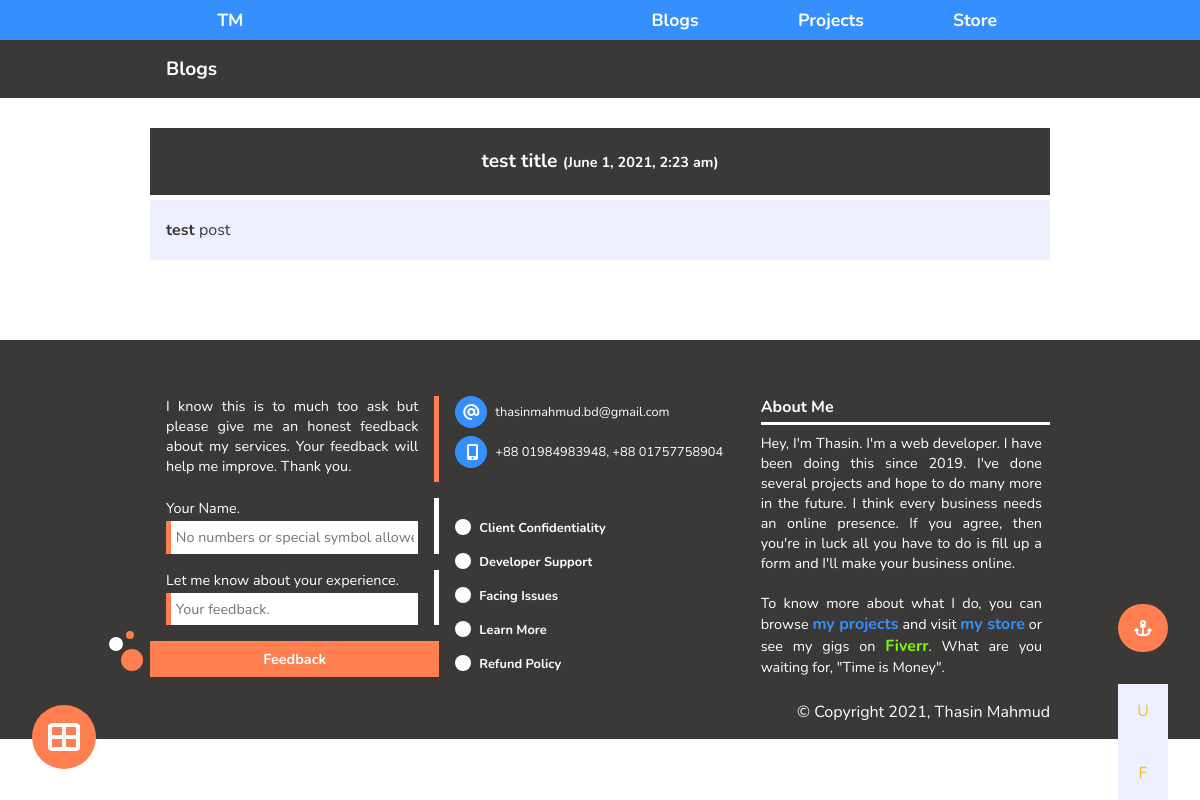
/0.1_blogs_full_article_page.php?id=1, run on an earlier commit of the app's database.
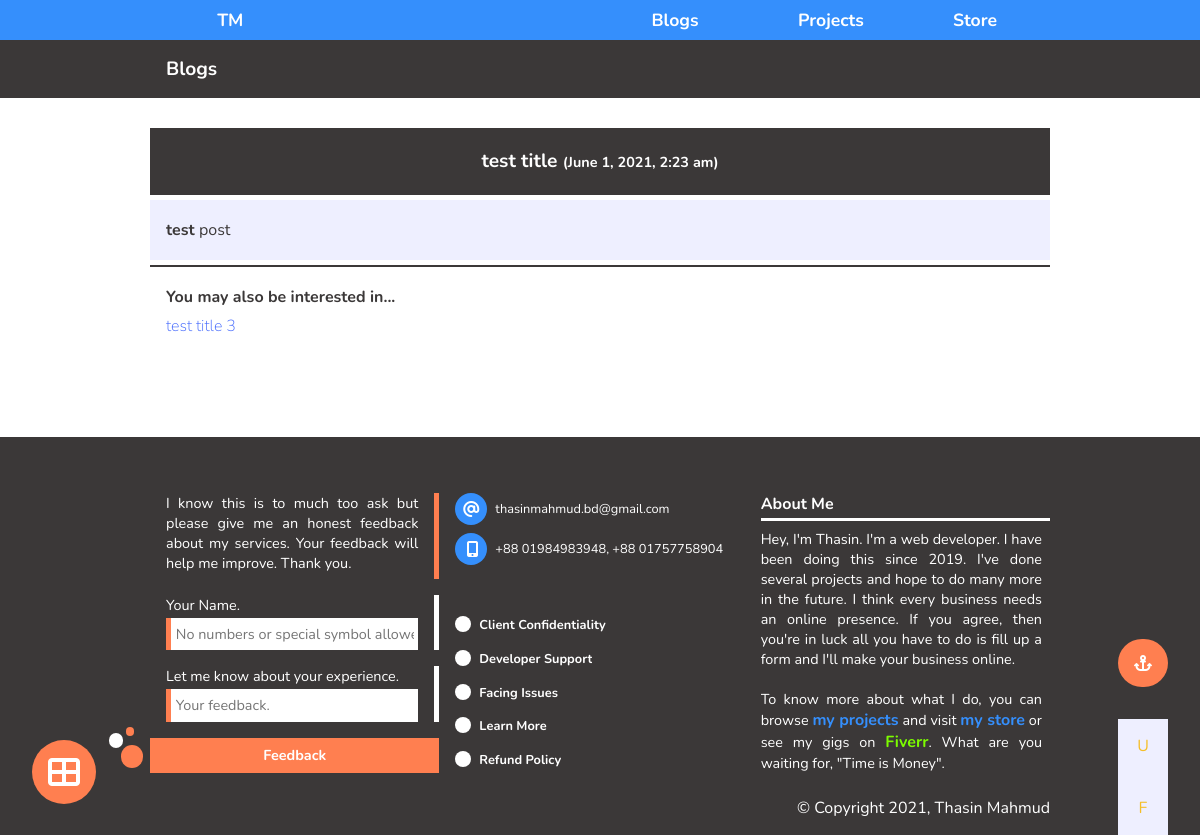
And on a later commit of the database.
### tables this page shows
CREATE TABLE `blogs_table` (
  `blogs_id` int(11) NOT NULL,
  `blogs_title` varchar(100) NOT NULL,
  `blogs_highlight` text NOT NULL,
  `blogs_post` text NOT NULL,
  `main_tag` varchar(30) NOT NULL,
  `tag_2` varchar(30) NOT NULL,
  `tag_3` varchar(30) NOT NULL,
  `tag_4` varchar(30) NOT NULL,
  `tag_5` varchar(30) NOT NULL,
  `blog_date` varchar(30) NOT NULL,
  `blog_status` varchar(10) NOT NULL DEFAULT 'drafted',
  `blog_picture` varchar(50) NOT NULL
);

### Dynamic/CRUD_dynamic.php (called while the page is built, shortened)
<?php
class Database{
    public function connect(){
        $this->host_name = "localhost";
        $this->user_name = "root";
        $this->password = "";
        $this->database_name = "personal_portfolio";
        $connection = mysqli_connect($this->host_name, $this->user_name, $this->password, $this->database_name);
        if($connection == false){
            mysqli_connect_error();
            die("We have a problem! Check CRUD_dynamic.");
        }
        else{
            return $connection;
        }
    }
    public function read($query){
        $con = $this->connect();
        $result =mysqli_query($con, $query);
            if(!$result){
                return false;
            }
            else{
                return $result;
            }
    }
}
?>

### 0.1_blogs_full_article_page.php (the view, shortened to what this page needs)
<?php include 'Dynamic/actions_dynamic.php';
    if(isset($_GET['id'])){
        $id = mysqli_real_escape_string($con, $_GET['id']);
            $query_to_read_blog = "SELECT * FROM blogs_table WHERE  blogs_id = $id;";
            $read_blog = new Database();
            $result = $read_blog->read($query_to_read_blog);
    }
?>
<!doctype html>
<html lang="en">
  <head>
    <link rel="stylesheet" href="Design/Owl_carousel/owl.carousel.css">
    <link rel="stylesheet" href="Design/Owl_carousel/owl.theme.green.css">
    <link rel="stylesheet" href="Design/Global/00_basic_style.css">
    <link rel="stylesheet" href="Design/Global/01_header_style.css">
    <link rel="stylesheet" href="Design/Global/02_navbar_style.css">
    <link rel="stylesheet" href="Design/Global/04_footer_style.css">
    <link rel="stylesheet" href="Design/Global/05_side_bar_style.css">
    <link rel="stylesheet" href="Design/Global/06_anchor_bar_style.css">
    <link rel="stylesheet" href="Design/frame_style.css">
    <link rel="stylesheet" href="Design/full_article_page_style.css">
    <link rel="stylesheet" href="Design/Responsive/01_header_res.css">
    <link rel="stylesheet" href="Design/Responsive/02_navbar_res.css">
    <link rel="stylesheet" href="Design/Responsive/frame_res.css">
    <link rel="stylesheet" href="Design/Responsive/04_footer_res.css">
    <link rel="stylesheet" href="https://unpkg.com/aos@next/dist/aos.css" />
  </head>
  <body>
    <?php include 'Includable_portions/02_navbar.php'; ?>
    <div class="secondary_navbar_container">
        <div class="secondary_navbar">
            <p class="sub_page_name" id="U">Blogs</p>
            <span></span>
        </div>
    </div>
                <?php
                    if(!empty($result)){
                        foreach($result as $row){
                ?>
    <div class="full_article_page">
        <div class="full_article_container">
            <h1 class="full_article_title"><?php echo $row['blogs_title'] ?> <span class="full_article_date">(<?php echo $row['blog_date'] ?>)</span></h1>
            <div class="full_article"><?php echo $row['blogs_post'] ?></div>
                <?php
                    $main_tag = $row['main_tag'];
                    $b_id = $row['blogs_id'];
                    $query_to_find_similar_type_blog = "SELECT * FROM blogs_table WHERE  blogs_id != $b_id AND main_tag = '$main_tag' AND blog_status = 'published' ORDER BY blogs_id DESC;";
                    $find_blog = new Database();
                    $result_2 = $find_blog->read($query_to_find_similar_type_blog);
                    if(!empty($result_2)){
                        foreach($result_2 as $row_2){
                ?>
            <div class="suggestions">
                <h1>You may also be interested in...</h1>
                <h1><a href="0.1_blogs_full_article_page.php?id=<?php echo $row_2['blogs_id'] ?>"> <?php echo $row_2['blogs_title'] ?>  </a></h1>
            </div>
                <?php
                        }
                    }
                ?>
        </div>
    </div>
                <?php
                        }
                    }
                ?>
    <?php include 'Includable_portions/03_fixed_sidebar.php'; ?>
    <div class="fixed_anchor_btns">
       <p><i class="fas fa-anchor"></i></p>
       <div class="fixed_target_btns">
            <a href="#U" class="anchor_btn up">U</a>
            <a href="#F" class="anchor_btn feedback">F</a>
       </div>
    </div>
    <?php include 'Includable_portions/04_footer.php'; ?>
  </body>
</html>

What changed in the data, as far as the page shows it:
now on this page (row edited): blogs_table: blogs_title "test title 3", shown under "test title"
